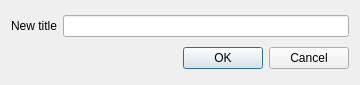
<?xml version="1.0" encoding="UTF-8"?>
<ui version="4.0">
 <class>RenameDlg</class>
 <widget class="QDialog" name="RenameDlg">
  <property name="geometry">
   <rect>
    <x>0</x>
    <y>0</y>
    <width>360</width>
    <height>85</height>
   </rect>
  </property>
  <property name="windowTitle">
   <string>Rename selected photos</string>
  </property>
  <layout class="QGridLayout" name="gridLayout">
   <item row="0" column="0">
    <widget class="QLabel" name="label">
     <property name="text">
      <string>New title</string>
     </property>
    </widget>
   </item>
   <item row="0" column="1">
    <widget class="QLineEdit" name="lineEdit"/>
   </item>
   <item row="1" column="0" colspan="2">
    <widget class="QDialogButtonBox" name="buttonBox">
     <property name="orientation">
      <enum>Qt::Horizontal</enum>
     </property>
     <property name="standardButtons">
      <set>QDialogButtonBox::Cancel|QDialogButtonBox::Ok</set>
     </property>
    </widget>
   </item>
  </layout>
 </widget>
 <resources/>
 <connections>
  <connection>
   <sender>buttonBox</sender>
   <signal>accepted()</signal>
   <receiver>RenameDlg</receiver>
   <slot>accept()</slot>
   <hints>
    <hint type="sourcelabel">
     <x>248</x>
     <y>254</y>
    </hint>
    <hint type="destinationlabel">
     <x>157</x>
     <y>274</y>
    </hint>
   </hints>
  </connection>
  <connection>
   <sender>buttonBox</sender>
   <signal>rejected()</signal>
   <receiver>RenameDlg</receiver>
   <slot>reject()</slot>
   <hints>
    <hint type="sourcelabel">
     <x>316</x>
     <y>260</y>
    </hint>
    <hint type="destinationlabel">
     <x>286</x>
     <y>274</y>
    </hint>
   </hints>
  </connection>
 </connections>
</ui>
